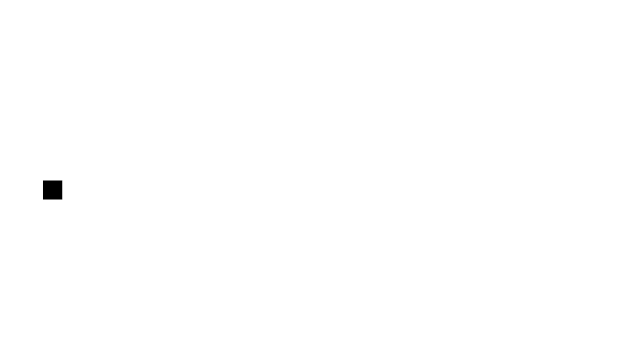
Frame 1 (no input)
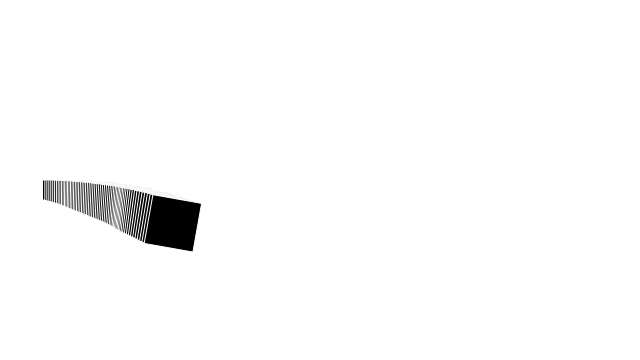
Frame 60 (no input)
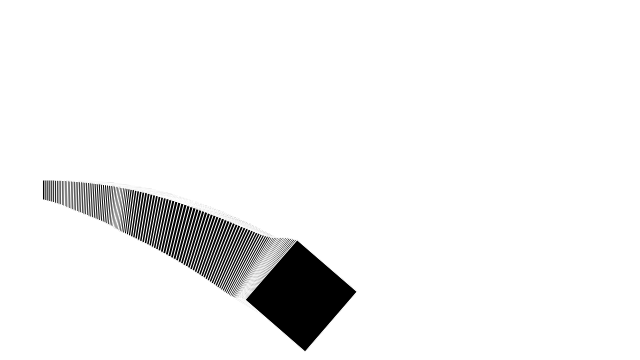
Frame 120 (the mouse pressed at the canvas centre since frame 60)

The p5.js sketch that drew these frames (run headless with seeded random() and noise() and a simulated clock; from frame 60 on, the mouse is pressed at the canvas centre):

// p5.js sketch
// ── sketch.js
// NoC c3 polar coordinates — rotating rect spiraling around a wandering center

let recs = 20;
let r = 50, roff = 1;
let a = 0, aVel = 0;
const aAcc = 0.0001;
let loc;

function setup() {
  createCanvas(640, 360);
  background(255);
  loc = createVector(0, height / 2);
}

function draw() {
  stroke(255);
  r = noise(roff) * 100;
  roff += 0.01;
  a += aVel;
  aVel += aAcc;

  const lxoff = noise(roff) * 5;
  loc.x += lxoff;
  if (loc.x > width) loc.x = 0;

  push();
  translate(loc.x, loc.y);
  const x = r * cos(a);
  const y = r * sin(a);
  rotate(a);
  if (recs >= height) fill(255, 20);
  else fill(0);
  rect(x, y, recs, recs);
  pop();

  recs += 0.5;
}
